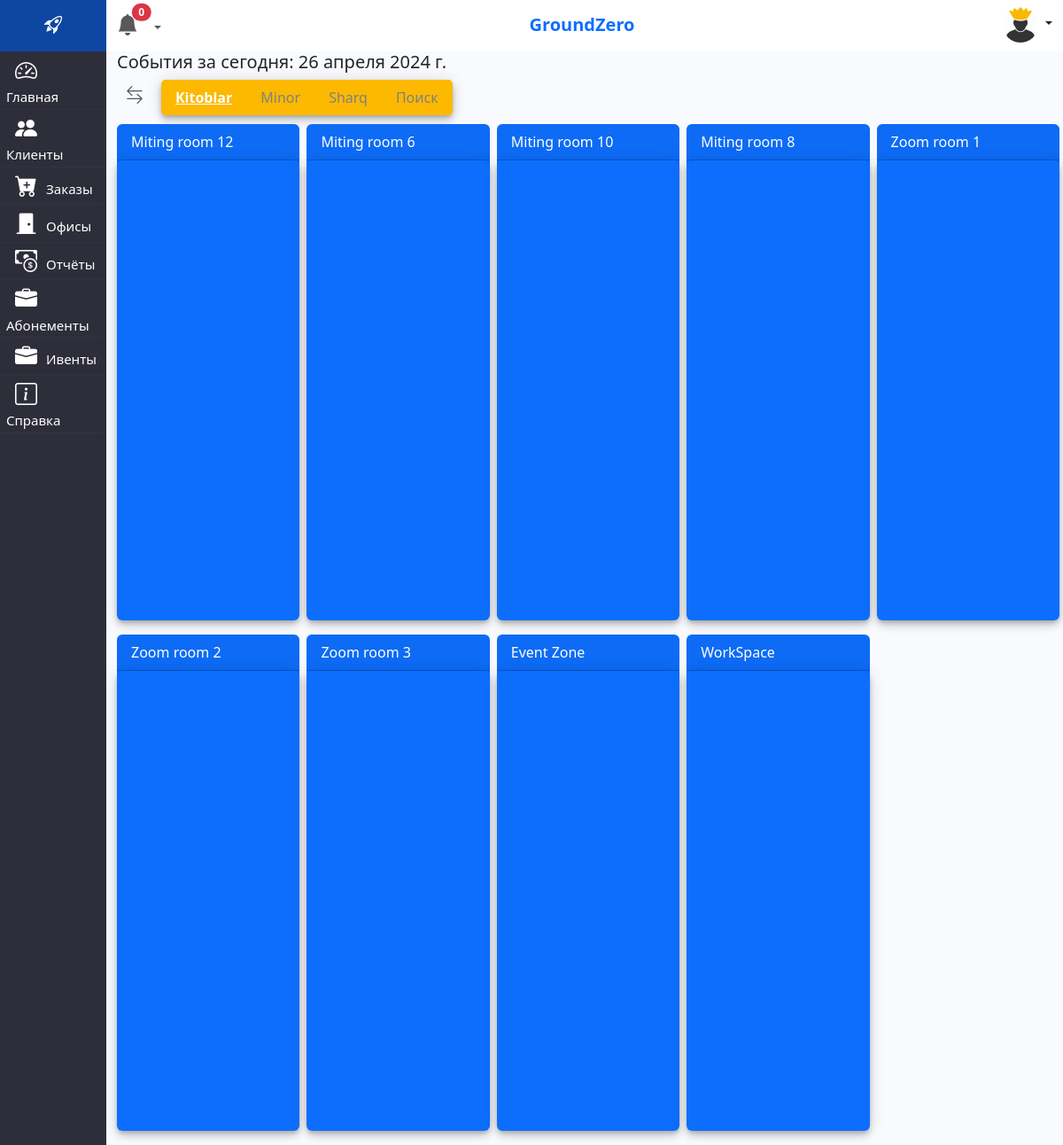
Page /index/ (signed in) on the committed database.
### crm/models.py (models this page shows, shortened)
class Filial(models.Model):
    objects = None
    title = models.CharField(max_length=50)
    is_active = models.BooleanField(default=True)
    created_at = models.DateTimeField(auto_now_add=True)
    token = models.CharField(max_length=20)
    company = models.ForeignKey(Company, on_delete=models.SET_NULL, verbose_name='Компания', blank=True, null=True)
    images = models.ImageField(upload_to='images/branches/', null=True, blank=True, verbose_name='Фото филиала')
    address = models.CharField(max_length=255, blank=True, null=True, verbose_name="Адрес центра")
    def __str__(self):
        return self.title
    class Meta:
        verbose_name = 'Филиал'
        verbose_name_plural = '2 Филиалы'

class Rooms(models.Model):
    objects = None
    filial = models.ForeignKey(Filial, on_delete=models.CASCADE)
    category = models.ForeignKey(Category, on_delete=models.CASCADE)
    title = models.CharField(max_length=255)
    persons = models.PositiveIntegerField()
    is_working = models.BooleanField(default=False, blank=True, null=True)
    def __str__(self):
        return f"{self.title}"
    class Meta:
        verbose_name = 'Помещения в филиалах'
        verbose_name_plural = '4 Помещении в филиалах'

### crm/views.py (the view)
# urls.py: path('index/', IndexView.as_view(), name='index'),
class IndexView(ListView):
    model = Order
    template_name = 'crm/index.html'
    context_object_name = 'orders'
    def get_group(self):
        user_groups = self.request.user.groups.all()
        return user_groups[0].id
    @method_decorator(login_required(login_url='login'))
    @method_decorator(never_cache)
    def dispatch(self, *args, **kwargs):
        return super().dispatch(*args, **kwargs)
    def get_context_data(self, **kwargs):
        context = super().get_context_data(**kwargs)
        filials = Filial.objects.filter(company=self.get_group())
        rooms = Rooms.objects.filter(is_working=True).exclude(category__title='office')
        orders = Order.objects.filter(order_start__month=datetime.date.today().month,
                                      order_start__day=datetime.date.today().day, payment_status=1).order_by(
            '-order_start')
        tablitsa = []
        for filial in filials:
            filtered = rooms.filter(filial=filial)
            html = "<table class='table table-striped-columns table-hover bg-light'>"
            html += f"<td style='background-color:#fcb900;color:white'>{filial}</td>"
            for room in filtered:
                html += f"<td>{room}</td>"
            for sutka in range(23):
                soat = f'{sutka}:00'
                left_start = datetime.datetime.strptime(soat, '%H:%M').time()
                left_end = (datetime.datetime.combine(datetime.datetime.min, left_start) + datetime.timedelta(
                    hours=1)).time()
                left_soat_start = datetime.datetime.combine(datetime.datetime.now().date(), left_start)
                left_soat_end = datetime.datetime.combine(datetime.datetime.now().date(), left_end)
                html += f"<tr><td style='padding:0'>{left_soat_start.strftime('%H:%M')} - {left_soat_end.strftime('%H:%M')}</td>"
                for room in filtered:
                    ord = orders.values('filial__title', 'product__title', 'product', 'client', 'order_start',
                                        'order_end')
                    is_booked = order_exist(ord, room.id, left_soat_start, left_soat_end)
                    if is_booked:
                        html += f"<td style='padding:0;background-color:#ff0000a6'>{is_booked}</td>"
                    else:
                        html += f"<td style='padding:0;'></td>"
            html += "</table>"
            tablitsa.append(html)
        context['html'] = tablitsa
        context['title'] = 'Главная'
        context['filials'] = filials
        context['CurrentDay'] = datetime.date.today()
        context['rooms'] = rooms
        context['orders'] = orders
        return context

### crm/context_processor.py (called while the page is built)
def deactivete_subscribtion(request):
    eski_abonents = AbonementBuyList.objects.filter(subscription_end__lt=datetime.date.today())
    eski_abonents.update(is_active=False)
    return {
        'eski_abonents': eski_abonents
    }

### crm/views.py (called while the page is built)
def order_exist(orders, product, order_start: datetime, order_end: datetime) -> str:
    order = orders.filter(product=product)
    for i in order:
        orders_start, orders_end = i['order_start'], i['order_end']
        if order_end > orders_start and order_start < orders_end:
            return f"{i['client']}"
    return ''

### crm/templates/crm/index.html (shortened to what this page needs)
{% extends 'base.html' %}
{% load static %}
{% block main %}
<h5>События за сегодня: {{CurrentDay}} </h5>
<div class="d-flex mt-2" style="    flex-direction: column;">
    <div class="d-flex">
        <div id='knopka' onclick="toggleDivs()"
             style="margin-bottom: 10px;margin-right: 10px;width: 40px;height: 40px;    text-align: center;">
            <i style="margin: 0;vertical-align: -webkit-baseline-middle;color: rgb(0 0 0 / 65%);"
               class="bi bi-arrow-left-right"></i>
        </div>
        <ul class="nav nav-tabs"
            style="margin-bottom:10px;box-shadow: 0 3px 5px -1px rgba(0,0,0,.2),0 6px 10px 0 rgba(0,0,0,.14),0 1px 18px 0 rgba(0,0,0,.12)!important;background-color:#fcb900;border-radius:5px;color:white"
            id="myTab" role="tablist">
            {% for f in filials %}
            <li class="nav-item" role="presentation">
                <button class="nav-link {% if f.id == 1 %}active{% endif %}" id="filial{{ f.id }}" data-bs-toggle="tab"
                        data-bs-target="#{{ f }}"
                        type="button" role="tab" aria-controls="profile-tab-pane" aria-selected="false">{{ f }}
                </button>
            </li>
            {% endfor %}
            <li class="nav-item" role="presentation">
                <button class="nav-link" id="profile-tab3" data-bs-toggle="tab" data-bs-target="#profile-tab-pane"
                        type="button" role="tab" aria-controls="profile-tab-pane" aria-selected="false">Поиск
                </button>
            </li>
        </ul>
    </div>
    <div id='div1' class="showDiv">
        <div class="tab-content" style="padding-left: 8px" id="myTabContent">
            {%for f in filials%}
            <div class="tab-pane fade {% if f.id == 1 %}show active{% endif %}" id="{{f.title}}" role="tabpanel"
                 aria-labelledby="home-tab"
                 tabindex="0">
                <div class="row">
                    {% for room in rooms %}
                    {% if room.filial.title == f.title %}
                    <div class="col-xl-2 col-sm-3 px-1" style="width: 20%">
                        <div class="card text-white bg-primary mb-3"
                             style="border:none; max-width: 100%;min-height:35rem;height:auto">
                            <div class="card-header">
                                {{ room }}
                            </div>
                            <div class="card-body"
                                 style="border-radius: inherit;padding: 2px;box-shadow: 0 3px 5px -1px rgba(0,0,0,.2),0 6px 10px 0 rgba(0,0,0,.14),0 1px 18px 0 rgba(0,0,0,.12)!important;">
                            </div>
                        </div>
                    </div>
                    {% endif%}
                    {% endfor%}
                </div>
            </div>
            {%endfor%}
        </div>
    </div>
</div>
{% endblock main %}

### templates/components/_header.html (shortened to what this page needs)
{% load static %}
<div class="row header shadow-sm">
    <div class="col-sm-2 text-center" style="width: 10%;padding: 0;">
        <div class="mr-3 pt-2 pb-2 mb-0" style="background-color: #0D47A1;">
            <h3 class="logo">
                <a href="{% url 'index' %}" class="text-white fs-4 text-decoration-none">
                    <i class="bi bi-rocket-takeoff m-0 p-0"></i>
                </a>
            </h3>
        </div>
    </div>
    <div class="col-sm-10 text-center pt-2" style="width: 90%;">
        <div class="d-grid gap-2 d-md-flex justify-content-md-between">
            {% include 'crm/components/notifications.html' %}
            <span class="text-primary" style="font-size:20px;display: flex; align-items: center"><strong>{{ user.groups.all.0.name }}</strong></span>
            <div class="nav-item dropdown">
                <a class="nav-link dropdown-toggle" href="#" role="button" data-bs-toggle="dropdown"
                   aria-expanded="false">
                    {% if user.is_superuser %}
                    <img src="{% static 'admin_icon.jpg' %}" alt="" class='rounded-circle' style="width:40px">
                    {% else %}
                    <img src="{% static 'user.png' %}" alt="" class='rounded-circle' style="width:40px">
                    {% endif %}
                </a>
            </div>
        </div>
    </div>
</div>

### crm/static/css/style.css (style rules this page uses)
ul { display: block; list-style-type: disc; margin-block-end: 1em; margin-inline-start: 0px; margin-inline-end: 0px; padding-inline-start: 40px; }
i { font-size: 20px; margin-right: 10px; }
a { text-decoration: none; color: aliceblue; }

### crm/static/css/send_notification.css (style rules this page uses)
button { font-family: inherit; font-size: 10px; background: royalblue; color: white; padding: 0.7em 1em; padding-left: 0.9em; display: flex; align-items: center; border: none; border-radius: 16px; overflow: hidden; transition: all 0.2s; }

### crm/templates/crm/index.html (style rules this page uses)
.showDiv { animation: showDivAnimation 1s forwards; transform-origin: left; }
.nav { --bs-nav-link-color:grey }
.nav-tabs { --bs-nav-tabs-border-width:0 }
.nav-tabs .nav-link.active { font-weight:bold; color: white; text-decoration: underline; background-color:unset; border-color:transparent }
.nav-tabs .nav-link { border:initial }

### rows in the picture
Filial: title "Kitoblar"
Filial: title "Minor"
Filial: title "Sharq"
Rooms: title "Miting room 12"
Rooms: title "Miting room 6"
Rooms: title "Miting room 10"
Rooms: title "Miting room 8"
Rooms: title "Zoom room 1"
Rooms: title "Zoom room 2"
Rooms: title "Zoom room 3"
Rooms: title "Event Zone"
Rooms: title "WorkSpace"

### other values in the picture
{{ counts }} "0"
{{ user.groups.all.0.name }} "GroundZero"
{{ CurrentDay }} "26 апреля 2024 г."
